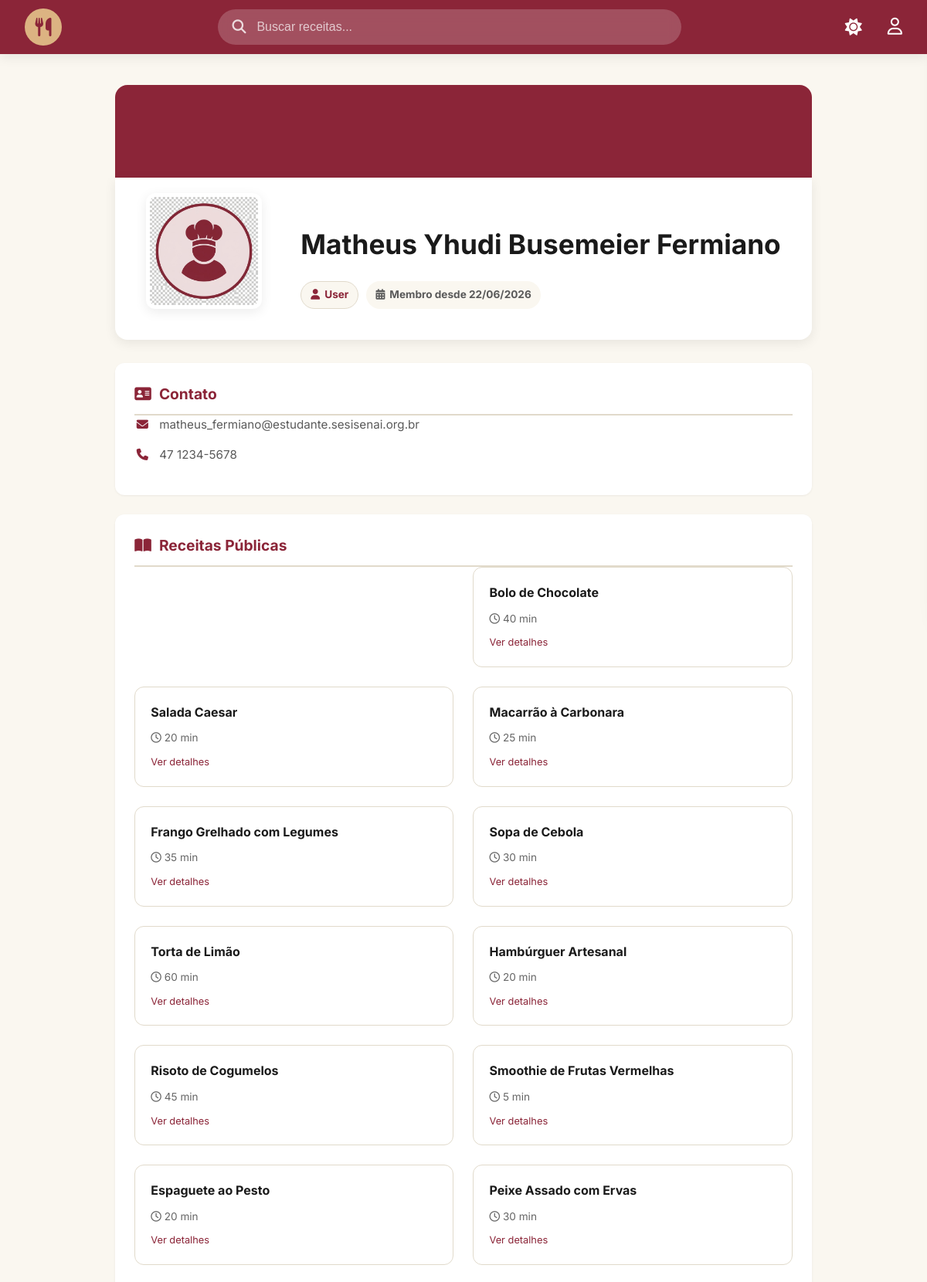
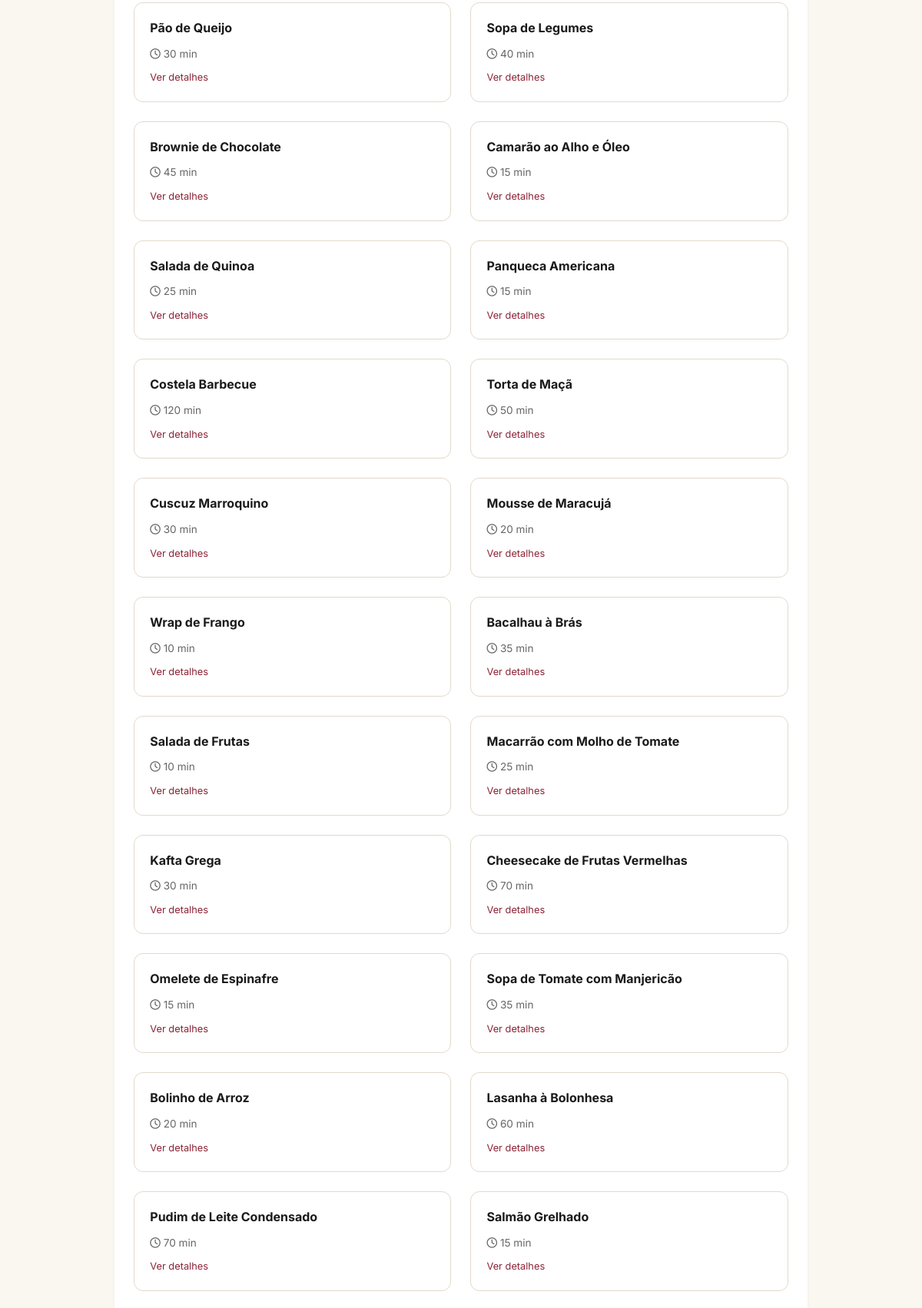
/views/user_profile.php?id=1 (upper part), run on the app's committed database (2 pictures, top to bottom).
### tables this page shows
CREATE TABLE users (
    id INT AUTO_INCREMENT PRIMARY KEY,
    name VARCHAR(150) NOT NULL,
    email VARCHAR(150) UNIQUE NOT NULL,
    password VARCHAR(255) NOT NULL,
    phone VARCHAR(20),
    address TEXT,
    photo VARCHAR(255) DEFAULT 'default_user.png',
    is_active BOOLEAN DEFAULT TRUE,
    login_attempts INT DEFAULT 0,
    last_login DATETIME,
    reset_token VARCHAR(255),
    reset_token_expiry DATETIME,
    created_at TIMESTAMP DEFAULT CURRENT_TIMESTAMP,
    updated_at TIMESTAMP DEFAULT CURRENT_TIMESTAMP ON UPDATE CURRENT_TIMESTAMP,
    deleted_at DATETIME
);

CREATE TABLE recipes (
    id INT AUTO_INCREMENT PRIMARY KEY,
    name VARCHAR(150) NOT NULL,
    ingredients TEXT NOT NULL,
    description TEXT,
    preparation_time INT,
    category VARCHAR(50),
    price DECIMAL(10, 2) DEFAULT 0.00,
    is_public BOOLEAN DEFAULT TRUE,
    
    user_id INT NULL,
    chef_id INT NULL,
    restaurant_id INT NULL,

    created_at TIMESTAMP DEFAULT CURRENT_TIMESTAMP,
    updated_at TIMESTAMP DEFAULT CURRENT_TIMESTAMP ON UPDATE CURRENT_TIMESTAMP,
    deleted_at DATETIME,

    CONSTRAINT fk_recipe_user FOREIGN KEY (user_id) REFERENCES users(id) ON DELETE CASCADE,
    CONSTRAINT fk_recipe_chef FOREIGN KEY (chef_id) REFERENCES chef(id) ON DELETE CASCADE,
    CONSTRAINT fk_recipe_restaurant FOREIGN KEY (restaurant_id) REFERENCES restaurants(id) ON DELETE CASCADE
);

### config/database.php (called while the page is built, shortened)
<?php
class database {
    private static $conexao = null;
    public static function getConexao() {
        if (self::$conexao === null) {
            try {
                $dsn = "mysql:host=" . DB_HOST . ";dbname=" . DB_NAME . ";charset=utf8mb4";
                self::$conexao = new PDO($dsn, DB_USER, DB_PASS, [
                    PDO::ATTR_ERRMODE => PDO::ERRMODE_EXCEPTION,
                    PDO::ATTR_DEFAULT_FETCH_MODE => PDO::FETCH_ASSOC,
                    PDO::ATTR_EMULATE_PREPARES => false,
                ]);
            } catch (PDOException $e) {
                die("Erro de conexão: " . $e->getMessage());
            }
        }
        return self::$conexao;
    }
}

### models/dao/userDAO.php (called while the page is built, shortened)
<?php
require_once dirname(__DIR__, 2) . '/config/database.php';
require_once dirname(__DIR__) . '/model/user.php';
class userDAO {
    private $conn;
    public function __construct() {
        $this->conn = database::getConexao();
    }
    public function read($id) {
        $sql = "SELECT * FROM users WHERE id = ?";
        $stmt = $this->conn->prepare($sql);
        $stmt->execute([$id]);
        $dados = $stmt->fetch(PDO::FETCH_ASSOC);
        $user = new User(
            $dados['name'],
            $dados['email'],
            $dados['password'],
            $dados['phone'] ?? null,
            $dados['address'] ?? null,
            $dados['photo'] ?? null,
            $dados['id'],
            $dados['created_at'] ?? null
        );
        return $user;
    }
}

### models/model/user.php (called while the page is built, shortened)
<?php
class User {
    private $name;
    private $email;
    private $phone;
    private $photo;
    private $created_at;
    public function __construct($name, $email, $password, $phone = null, $address = null, $photo = null, $id = null, $created_at = null) {
        $this->name = $name;
        $this->email = $email;
        $this->phone = $phone;
        $this->photo = $photo;
        $this->created_at = $created_at;
    }
    public function getName() { return $this->name; }
    public function getEmail() { return $this->email; }
    public function getPhone() { return $this->phone; }
    public function getPhoto() { return $this->photo; }
    public function getCreatedAt() { return $this->created_at; }
}

### models/dao/recipeDAO.php (called while the page is built, shortened)
<?php
require_once dirname(__DIR__, 2) . '/config/database.php';
require_once dirname(__DIR__) . '/model/recipe.php';
class recipeDAO {
    private $conn;
    public function __construct() {
        $this->conn = database::getConexao();
    }
    public function getPublicRecipesByUser($userId) {
        $sql = "SELECT * FROM recipes WHERE user_id = :user_id AND is_public = 1 AND deleted_at IS NULL ORDER BY created_at DESC";
        $stmt = $this->conn->prepare($sql);
        $stmt->bindValue(':user_id', $userId);
        $stmt->execute();
        return $this->mapToArray($stmt);
    }
    private function mapToArray($stmt) {
        $receitas = [];
        while ($dados = $stmt->fetch(PDO::FETCH_ASSOC)) {
            $receitas[] = new Recipe(
                $dados['name'],
                $dados['ingredients'],
                $dados['description'] ?? null,
                $dados['preparation_time'] ?? null,
                $dados['category'] ?? null,
                $dados['price'] ?? 0.00,
                $dados['is_public'] ?? 1,
                $dados['user_id'] ?? null,
                $dados['chef_id'] ?? null,
                $dados['restaurant_id'] ?? null,
                $dados['id'],
                $dados['created_at'] ?? null
            );
        }
        return $receitas;
    }
}

### models/model/recipe.php (called while the page is built, shortened)
<?php
class Recipe {
    private $id;
    private $name;
    private $preparation_time;
    public function getId() { return $this->id; }
    public function getName() { return $this->name; }
    public function getPreparationTime() { return $this->preparation_time; }
    public function setId($id) { $this->id = $id; }
    public function setName($n) { $this->name = trim($n); }
    public function setPreparationTime($pt) { $this->preparation_time = $pt; }
}

### views/user_profile.php (the view, shortened to what this page needs)
<?php
require_once dirname(__DIR__) . '/models/model/user.php';
require_once dirname(__DIR__) . '/models/model/chef.php';
require_once dirname(__DIR__) . '/models/model/recipe.php';
require_once dirname(__DIR__) . '/models/dao/userDAO.php';
require_once dirname(__DIR__) . '/models/dao/recipeDAO.php';
$id_perfil = $_GET['id'] ?? $_SESSION['user_id'];
$tipo_perfil = $_GET['type'] ?? $_SESSION['user_type'] ?? 'user';
$tipo_perfil = strtok($tipo_perfil, '?');
$id_logado = $_SESSION['user_id'] ?? null;
$uDAO = new userDAO();
$rDAO = new recipeDAO();
$chefDAO = new chefDAO();
if($tipo_perfil == 'chef') {
    $profile = $chefDAO->read($id_perfil);
} else {
    $profile = $uDAO->read($id_perfil);
}
$nome = $profile->getName();
$email = $profile->getEmail();
$dataCriacao = $profile->getCreatedAt();
$foto_banco = (method_exists($profile, 'getPhoto')) ? $profile->getPhoto() : '';
if ($tipo_perfil === 'chef') {
    $foto = (!empty($foto_banco) && $foto_banco !== 'default_user.png') ? $foto_banco : 'default_chef.png';
} else {
    $foto = (!empty($foto_banco)) ? $foto_banco : 'default_user.png';
}
$telefone = (method_exists($profile, 'getPhone')) ? $profile->getPhone() : '';
$e_o_dono = ($id_perfil == $id_logado && $tipo_perfil == $_SESSION['user_type']);
if ($tipo_perfil === 'chef') {
    $minhasReceitas = $e_o_dono ? $rDAO->getRecipesByChef($id_perfil) : $rDAO->getPublicRecipesByChef($id_perfil);
} else {
    $minhasReceitas = $e_o_dono ? $rDAO->getRecipesByUser($id_perfil) : $rDAO->getPublicRecipesByUser($id_perfil);
}
require_once dirname(__DIR__) . '/base.php';
?>
<div class="profile-container">
    <div class="profile-banner"></div>
    <div class="profile-header-card">
    <img src="../static/assets/uploads/<?php echo htmlspecialchars($foto); ?>" alt="Foto de Perfil" class="profile-avatar">
        <div class="profile-titles">
            <h1><?php echo htmlspecialchars($nome); ?></h1>
            <div class="profile-badges">
                <span class="badge badge-role">
                    <i class="fa-solid <?php echo $tipo_perfil == 'chef' ? 'fa-utensils' : 'fa-user'; ?>"></i>
                    <?php echo ucfirst($tipo_perfil); ?>
                </span>
                <span class="badge badge-date"><i class="fa-solid fa-calendar-alt"></i> Membro desde <?php echo date('d/m/Y', strtotime($dataCriacao)); ?></span>
            </div>
        </div>
    </div>
    <div class="profile-body <?php echo ($tipo_perfil == 'chef') ? 'chef-layout' : 'user-layout'; ?>">
        <div class="sidebar">
            <div class="info-card">
                <h3><i class="fa-solid fa-address-card"></i> Contato</h3>
                <ul class="contact-list">
                    <?php if(!empty($email)): ?>
                        <li><i class="fa-solid fa-envelope"></i> <span><?php echo htmlspecialchars($email); ?></span></li>
                    <?php endif; ?>
                    <?php if(!empty($telefone)): ?>
                        <li><i class="fa-solid fa-phone"></i> <span><?php echo htmlspecialchars($telefone); ?></span></li>
                    <?php endif; ?>
                </ul>
            </div>
            <div class="info-card">
                <h3>
                    <i class="fa-solid fa-book-open"></i>
                    <?php echo $e_o_dono ? 'Meu Acervo de Receitas' : 'Receitas Públicas'; ?>
                </h3>
                <?php if(empty($minhasReceitas)): ?>
                    <p style="color: #888; text-align: center; padding: 20px;">Nenhuma receita encontrada.</p>
                <?php else: ?>
                    <div class="recipes-grid">
                        <br>
                        <?php foreach($minhasReceitas as $r): ?>
                            <div class="recipe-item">
                                <h4><?php echo htmlspecialchars($r->getName()); ?></h4>
                                <p style="font-size: 0.85rem; color: #666;">
                                    <i class="fa-regular fa-clock"></i> <?php echo $r->getPreparationTime(); ?> min
                                </p>
                                <a href="recipes/recipe_view.php?id=<?php echo $r->getId(); ?>" style="display:block; margin-top:10px; font-size: 0.8rem; color: #8b2538;">Ver detalhes</a>
                            </div>
                        <?php endforeach; ?>
                    </div>
                <?php endif; ?>
            </div>
        </div>
    </div>
</div>

### static/style.css (style rules this page uses)
:root { --bg: #faf7f0; --surface: #ffffff; --text: #1a1a1a; --text-secondary:#5a5a5a; --primary: #8b2538; --primary-hover: #a12f45; --accent: #dcb382; --accent-hover: #c49b5e; --border: #e1dacb; --input-bg: #fafafa; --input-border: #ddd; --danger: #e74c3c; --danger-hover: #c0392b; --warning-bg: #fff3cd; --warning-text: #856404; --warning-border:#ffeeba; --success-bg: #d4edda; --success-text: #155724; --error-bg: #fde8e8; --error-text: #9b1c1c; --shadow-sm: 0 1px 3px rgba(0,0,0,0.06); --shadow-md: 0 4px 15px rgba(0,0,0,0.08); --shadow-lg: 0 10px 30px rgba(0,0,0,0.12); --transition: 0.25s ease-in-out; --radius-sm: 6px; --radius-md: 12px; --radius-lg: 24px; --max-width: 1280px; }
*, *::before, *::after { box-sizing: border-box; margin: 0; padding: 0; }
html { scroll-behavior: smooth; }
body { font-family: 'Inter', 'Segoe UI', Tahoma, Geneva, Verdana, sans-serif; background-color: var(--bg); color: var(--text); line-height: 1.6; transition: background-color var(--transition), color var(--transition); min-height: 100vh; display: flex; flex-direction: column; }
img { max-width: 100%; display: block; }
a { color: inherit; text-decoration: none; }
.profile-container { max-width: 1100px; margin: 40px auto; padding: 0 20px; }
.profile-banner { background: var(--primary); height: 200px; border-radius: 16px 16px 0 0; position: relative; }
.profile-header-card { background: var(--surface); border-radius: 0 0 16px 16px; padding: 20px 40px 40px; box-shadow: var(--shadow-md); display: flex; align-items: flex-end; margin-top: -80px; position: relative; z-index: 2; flex-wrap: wrap; gap: 20px; }
.profile-avatar { width: 150px; height: 150px; border-radius: 12px; border: 5px solid var(--surface); background: var(--bg); object-fit: cover; box-shadow: var(--shadow-md); }
.profile-titles { margin-left: 30px; flex-grow: 1; }
.profile-titles h1 { margin: 0; color: var(--text); font-size: 2.2rem; }
.badge { padding: 6px 12px; border-radius: 20px; font-size: 0.85rem; font-weight: bold; display: inline-flex; align-items: center; gap: 6px; margin-top: 10px; }
.badge-role { background: var(--bg); color: var(--primary); border: 1px solid var(--border); }
.badge-date { background: var(--bg); color: var(--text-secondary); }
.profile-badges { margin-top: 10px; display: flex; gap: 10px; flex-wrap: wrap; }
.profile-body { display: grid; grid-template-columns: 1fr 2.5fr; gap: 30px; margin-top: 30px; }
.info-card { background: var(--surface); border-radius: var(--radius-md); padding: 25px; box-shadow: var(--shadow-sm); margin-bottom: 25px; max-width: 1100px; }
.info-card h3 { color: var(--primary); margin-top: 0; border-bottom: 2px solid var(--border); padding-bottom: 10px; font-size: 1.2rem; display: flex; align-items: center; gap: 10px; }
.contact-list { list-style: none; padding: 0; margin: 0; }
.contact-list li { margin-bottom: 15px; display: flex; align-items: flex-start; gap: 12px; color: var(--text-secondary); font-size: 0.95rem; }
.contact-list i { color: var(--primary); margin-top: 4px; width: 20px; text-align: center; }
.recipes-grid { display: grid; grid-template-columns: repeat(auto-fill, minmax(250px, 1fr)); gap: 20px; }
.recipe-item { background: var(--surface); border: 1px solid var(--border); border-radius: var(--radius-md); padding: 20px; transition: transform 0.2s, box-shadow 0.2s; }
.recipe-item h4 { margin: 0 0 10px 0; color: var(--text); }
.recipes-grid { display: grid; grid-template-columns: repeat(auto-fill, minmax(300px, 1fr)); gap: 25px; }
.profile-body.user-layout { grid-template-columns: 1fr; }
.profile-body.user-layout .sidebar { max-width: 100%; display: flex; flex-direction: column; gap: 25px; }
.profile-body.user-layout .info-card { max-width: 100%; margin-bottom: 0; }

### data on the page
users: photo (placeholder picture), name "Matheus Yhudi Busemeier Fermiano", created_at "22/06/2026", email "matheus_fermiano@estudante.sesisenai.org.br", phone "47 1234-5678"
recipes: name "Bolo de Chocolate", preparation_time "40"
recipes: name "Salada Caesar", preparation_time "20"
recipes: name "Macarrão à Carbonara", preparation_time "25"
recipes: name "Frango Grelhado com Legumes", preparation_time "35"
recipes: name "Sopa de Cebola", preparation_time "30"
recipes: name "Torta de Limão", preparation_time "60"
recipes: name "Hambúrguer Artesanal", preparation_time "20"
recipes: name "Risoto de Cogumelos", preparation_time "45"
recipes: name "Smoothie de Frutas Vermelhas", preparation_time "5"
recipes: name "Espaguete ao Pesto", preparation_time "20"
recipes: name "Peixe Assado com Ervas", preparation_time "30"
recipes: name "Pão de Queijo", preparation_time "30"
recipes: name "Sopa de Legumes", preparation_time "40"
recipes: name "Brownie de Chocolate", preparation_time "45"
recipes: name "Camarão ao Alho e Óleo", preparation_time "15"
recipes: name "Salada de Quinoa", preparation_time "25"
recipes: name "Panqueca Americana", preparation_time "15"
recipes: name "Costela Barbecue", preparation_time "120"
recipes: name "Torta de Maçã", preparation_time "50"
recipes: name "Cuscuz Marroquino", preparation_time "30"
recipes: name "Mousse de Maracujá", preparation_time "20"
recipes: name "Wrap de Frango", preparation_time "10"
recipes: name "Bacalhau à Brás", preparation_time "35"
recipes: name "Salada de Frutas", preparation_time "10"
recipes: name "Macarrão com Molho de Tomate", preparation_time "25"
recipes: name "Kafta Grega", preparation_time "30"
recipes: name "Cheesecake de Frutas Vermelhas", preparation_time "70"
recipes: name "Omelete de Espinafre", preparation_time "15"
recipes: name "Sopa de Tomate com Manjericão", preparation_time "35"
recipes: name "Bolinho de Arroz", preparation_time "20"
recipes: name "Lasanha à Bolonhesa", preparation_time "60"
recipes: name "Pudim de Leite Condensado", preparation_time "70"
recipes: name "Salmão Grelhado", preparation_time "15"

### other printed values
$tipo_perfil "User"
